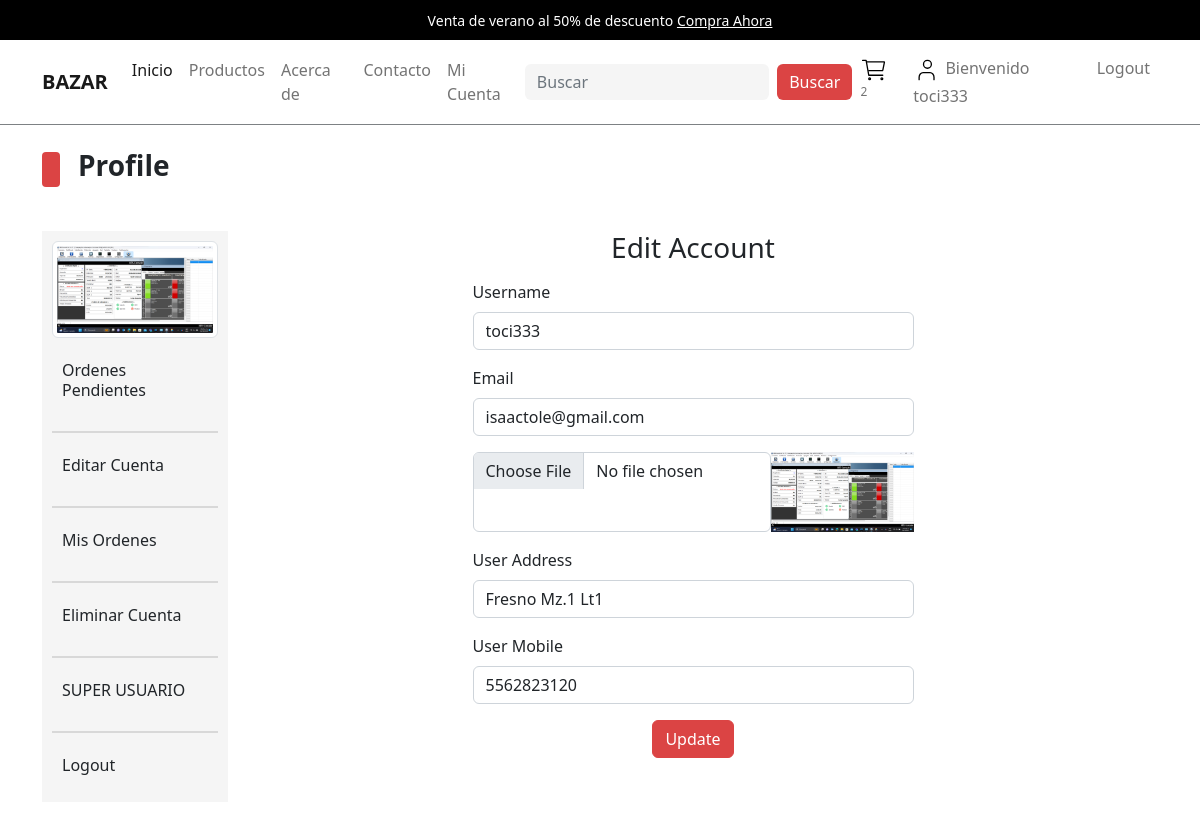
Screenshot of /users_area/profile.php?edit_account (signed in) with the database file from the repository.
### tables this page shows
CREATE TABLE `user_table` (
  `user_id` int(11) NOT NULL,
  `username` varchar(100) NOT NULL,
  `user_email` varchar(100) NOT NULL,
  `user_password` varchar(255) NOT NULL,
  `user_image` varchar(255) NOT NULL,
  `user_ip` varchar(100) NOT NULL,
  `user_address` varchar(255) NOT NULL,
  `user_mobile` varchar(20) NOT NULL
);

### users_area/edit_account.php (the view, shortened to what this page needs)
<?php
if(isset($_GET['edit_account'])){
    $user_session_name = $_SESSION['username'];
    $select_user_query = "SELECT * FROM `user_table` WHERE username='$user_session_name'";
    $select_user_result = mysqli_query($con,$select_user_query);
    $row_user_fetch = mysqli_fetch_array($select_user_result);
    $username = $row_user_fetch['username'];
    $user_email = $row_user_fetch['user_email'];
    $user_address = $row_user_fetch['user_address'];
    $user_mobile = $row_user_fetch['user_mobile'];
    $user_image = $row_user_fetch['user_image'];
}
?>
<!DOCTYPE html>
<html lang="en">
<head>
</head>
<body>
    <div class="container">
        <div class="row justify-content-center">
            <div class="col-md-6">
                <h3 class="text-center mb-3">Edit Account</h3>
                <form action="" method="post" enctype="multipart/form-data" class="d-flex flex-column gap-3">
                    <div class="form-outline">
                        <label for="user_username" class="form-label">Username</label>
                        <input type="text" name="user_username" id="user_username" class="form-control" value="<?php echo $username;?>">
                    </div>
                    <div class="form-outline">
                        <label for="user_email" class="form-label">Email</label>
                        <input type="email" name="user_email" id="user_email" class="form-control" value="<?php echo $user_email;?>">
                    </div>
                    <div class="form-outline d-flex">
                        <input type="file" name="user_image" id="user_image" value="<?php echo $user_image;?>" class="form-control">
                        <img src="./user_images/<?php echo $user_image;?>" height="80px" alt="<?php echo $username;?> Photo">
                    </div>
                    <div class="form-outline">
                        <label for="user_address" class="form-label">User Address</label>
                        <input type="text" name="user_address" id="user_address" class="form-control" value="<?php echo $user_address;?>">
                    </div>
                    <div class="form-outline">
                        <label for="user_mobile" class="form-label">User Mobile</label>
                        <input type="text" name="user_mobile" id="user_mobile" class="form-control" value="<?php echo $user_mobile;?>">
                    </div>
                    <div class="form-outline text-center">
                        <input type="submit" name="user_update" id="user_update" value="Update" class="btn btn-primary">
                    </div>
                </form>
            </div>
        </div>
    </div>
</body>
</html>

### users_area/profile.php (shortened to what this page needs)
<?php
include("../functions/funciones varias.php");
?>
<!DOCTYPE html>
<html lang="en">
<head>
    <link rel="stylesheet" href="../assets/css/bootstrap.css" />
    <link rel="stylesheet" href="../assets/css/main.css" />
</head>
<body>
    <div class="upper-nav primary-bg p-2 px-3 text-center text-break">
        <span>Venta de verano al 50% de descuento <a>Compra Ahora</a></span>
    </div>
    <nav class="navbar navbar-expand-lg navbar-light bg-light">
        <div class="container">
            <a class="navbar-brand fw-bold" href="#">BAZAR</a>
            <div class="collapse navbar-collapse" id="navbarSupportedContent">
                <ul class="navbar-nav mx-auto mb-2 mb-lg-0">
                    <li class="nav-item">
                        <a class="nav-link active" aria-current="page" href="./index.php">Inicio</a>
                    </li>
                    <li class="nav-item">
                        <a class="nav-link" href="./products.php">Productos</a>
                    </li>
                    <li class="nav-item">
                        <a class="nav-link" href="#">Acerca de</a>
                    </li>
                    <li class="nav-item">
                        <a class="nav-link" href="#">Contacto</a>
                    </li>
                    <?php
                        if(isset($_SESSION['username'])){
                            echo "
                            <li class='nav-item'>
                            <a class='nav-link' href='./users_area/profile.php'>Mi Cuenta</a>
                        </li>";
                        }
                        else{
                            echo "
                            <li class='nav-item'>
                            <a class='nav-link' href='./users_area/user_registration.php'>Registrarse</a>
                        </li>";
                        }
                    ?>
                </ul>
                <form class="d-flex">
                    <input class="form-control me-2" type="search" placeholder="Buscar" aria-label="Search">
                    <button class="btn btn-outline-primary" type="submit">Buscar</button>
                </form>
                <ul class="navbar-nav mb-2 mb-lg-0">
                    <li class="nav-item">
                        <a class="nav-link" href="./carrito.php">
                            <sup>
                            </sup>
                        </a>
                    </li>
                    <li class="nav-item">
                        <a class="nav-link" class="d-flex align-items-center gap-1" href="#">
                            <?php
                                if(!isset($_SESSION['username'])){
                                    echo "<span>
                                    Bienvenido Invitado
                                </span>";
                            }else{
                                    echo "<span>
                                    Bienvenido ".$_SESSION['username']. "</span>";
                                }
                                ?>
                        </a>
                    </li>
                    <?php
                    if(!isset($_SESSION['username'])){
                        echo "<li class='nav-item'>
                        <a class='nav-link' href='./users_area/user_login.php'>
                            Login
                        </a>
                    </li>";
                }else{
                        echo "<li class='nav-item'>
                        <a class='nav-link' href='./users_area/logout.php'>
                            Logout
                        </a>
                    </li>";
                    }
                    ?>
                </ul>
            </div>
        </div>
    </nav>
    <div class="all-prod">
        <div class="container">
            <div class="sub-container pt-4 pb-4">
                <div class="categ-header">
                    <div class="sub-title">
                        <span class="shape"></span>
                        <span class="title h3 text-dark">Profile</span>
                    </div>
                </div>
                <div class="row mx-0">
                    <div class="col-md-2 side-nav p-0">
                        <ul class="navbar-nav me-auto navbar-profile">
                            <?php
                                $username = $_SESSION['username'];
                                $select_user_img = "SELECT * FROM `user_table` WHERE username='$username'";
                                $select_user_img_result = mysqli_query($con,$select_user_img);
                                $row_user_img = mysqli_fetch_array($select_user_img_result);
                                $userImg = $row_user_img['user_image'];
                                echo "                            <li class='nav-item d-flex align-items-center gap-2'>
                                <img src='./user_images/$userImg' alt='$username photo' class='img-profile img-thumbnail'/>
                            </li>";
                            ?>
                            <li class="nav-item d-flex align-items-center gap-2">
                                <a href="profile.php" class="nav-link fw-bold">
                                    <h6>Ordenes Pendientes</h6>
                                </a>
                            </li>
                            <li class="table-group-divider"></li>
                            <li class="nav-item d-flex align-items-center gap-2">
                                <a href="profile.php?edit_account" class="nav-link fw-bold">
                                    <h6>Editar Cuenta</h6>
                                </a>
                            </li>
                            <li class="table-group-divider"></li>
                            <li class="nav-item d-flex align-items-center gap-2">
                                <a href="profile.php?my_orders" class="nav-link fw-bold">
                                    <h6>Mis Ordenes</h6>
                                </a>
                            </li>
                            <li class="table-group-divider"></li>
                            <li class="nav-item d-flex align-items-center gap-2">
                                <a href="profile.php?delete_account" class="nav-link fw-bold">
                                    <h6>Eliminar Cuenta</h6>
                                </a>
                            </li>
                            <li class="table-group-divider"></li>
                            <li class="nav-item d-flex align-items-center gap-2">
                                <a href="../admin/index.php" class="nav-link fw-bold">
                                    <h6>SUPER USUARIO</h6>
                                </a>
                            </li>
                            <li class="table-group-divider"></li>
                            <li class="nav-item d-flex align-items-center gap-2">
                                <a href="./logout.php" class="nav-link fw-bold">
                                    <h6>Logout</h6>
                                </a>
                            </li>
                        </ul>
                    </div>
                    <div class="col-md-10">
                        <div class="row">
                            <?php
                                if(isset($_GET['edit_account'])){
                                    include('./edit_account.php');
                                }
                            ?>
                        </div>
                    </div>
                </div>
            </div>
        </div>
    </div>
</body>
</html>

### assets/css/main.css (style rules this page uses)
* { -webkit-box-sizing: border-box; -moz-box-sizing: border-box; box-sizing: border-box; margin: 0; padding: 0; }
html { scroll-behavior: smooth; }
a { text-decoration: none; color: #000000; cursor: pointer; }
button, input[type="submit"] { cursor: pointer; }
ul { list-style: none; }
.primary-bg { background-color: #000; }
.text-dark { --bs-text-opacity: 1; color: rgba(var(--bs-darkk-rgb), var(--bs-text-opacity)) !important; }
.container .categ-header { display: flex; flex-direction: column; gap: 20px; margin-bottom: 40px; }
.container .categ-header .sub-title { display: flex; flex-direction: row; gap: 18px; align-items: center; }
.container .categ-header .sub-title span:nth-of-type(1) { width: 18px; height: 35px; background-color: #DB4444; border-radius: 4px; -webkit-border-radius: 4px; -moz-border-radius: 4px; -ms-border-radius: 4px; -o-border-radius: 4px; }
.shape { display: inline-block; width: 18px; height: 35px; background-color: #DB4444; border-radius: 4px; -webkit-border-radius: 4px; -moz-border-radius: 4px; -ms-border-radius: 4px; -o-border-radius: 4px; }
.container .categ-header .sub-title span:nth-of-type(2) { color: #DB4444; font-weight: bold; }
.upper-nav span { color: #ffffff; font-size: 14px; }
.upper-nav span a { text-decoration: underline !important; }
.bg-light { background-color: #ffffff !important; border-bottom: 1px solid #7D8184; }
.navbar .d-flex .form-control { background-color: #F5F5F5; border: none; }
.navbar .d-flex .btn-outline-primary { background-color: #DB4444; color: #ffffff; border: none; }
.all-prod .container .sub-container .side-nav a { padding: 8px 10px; }
.navbar-profile { background-color: #F5F5F5; padding: 10px; gap: 15px; }
.img-profile { width:100%; }
li.table-group-divider , .table-group-divider { border-color: #d8d8d8; }

### rows the page displays
user_table: user_image (picture), user_username "toci333", user_email "isaactole@gmail.com", user_address "Fresno Mz.1 Lt1", user_mobile "5562823120"

### other values shown
$count_cart_items "2"
$_SESSION['username'] "toci333"
